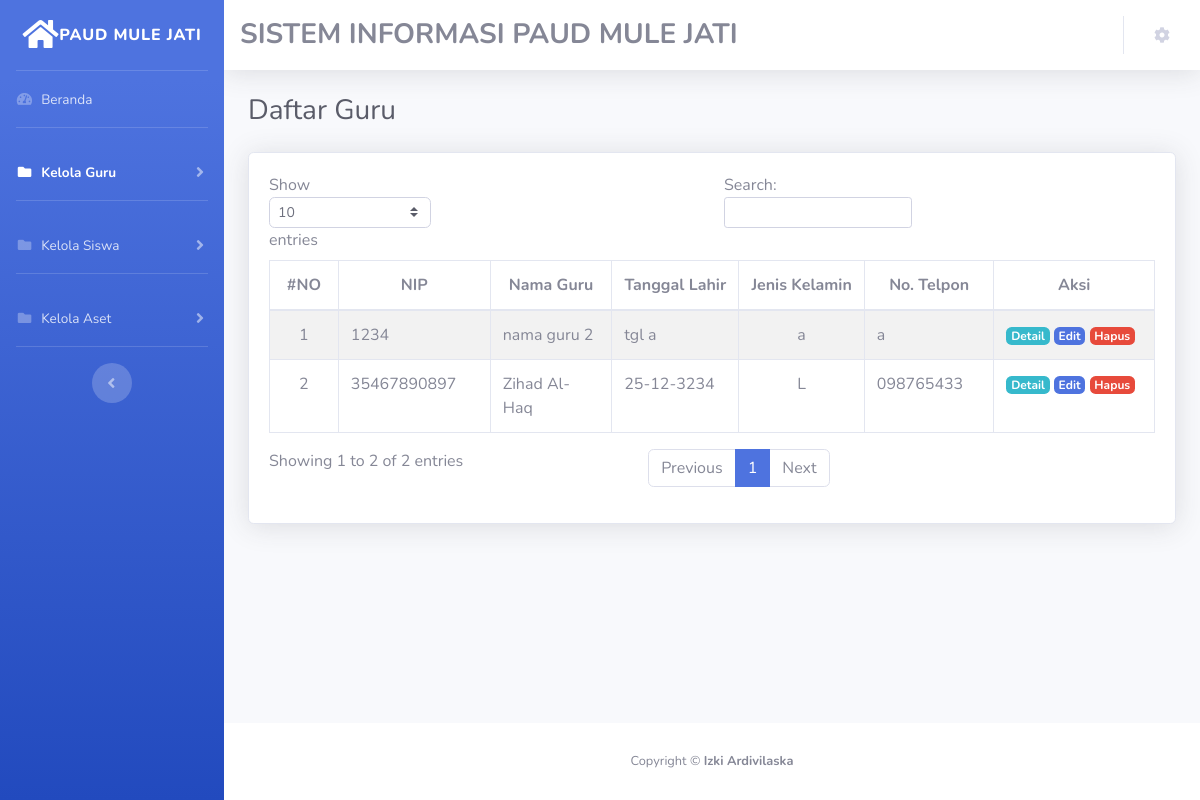
The page /index.php/admin/daftar_guru on the database its author committed.
### tables this page shows
CREATE TABLE `tb_guru` (
  `id_guru` int(11) NOT NULL,
  `nip_guru` varchar(25) NOT NULL,
  `nama_guru` varchar(255) NOT NULL,
  `tgl_guru` varchar(255) NOT NULL,
  `jk_guru` varchar(255) NOT NULL,
  `telp_guru` varchar(255) NOT NULL,
  `foto_guru` varchar(255) NOT NULL
);

### index.php (called while the page is built, shortened)
<?php
require_once BASEPATH.'core/CodeIgniter.php';

### application/models/M_read.php (called while the page is built, shortened)
<?php
class M_read extends CI_model {
    public function get_guru(){
      $sql='SELECT * FROM tb_guru ORDER BY id_guru ASC';
      return $query=$this->db->query($sql);
    }
}

### application/helpers/security_helper.php (called while the page is built, shortened)
<?php if (!defined("BASEPATH")) exit("No direct script access allowed");
 function encrypt_url($string) {
     $security       = parse_ini_file("security.ini");
     $secret_key     = $security["encryption_key"];
     $secret_iv      = $security["iv"];
     $encrypt_method = $security["encryption_mechanism"];
     $key    = hash("sha256", $secret_key);
     $iv     = substr(hash("sha256", $secret_iv), 0, 16);
     $result = openssl_encrypt($string, $encrypt_method, $key, 0, $iv);
     $output = base64_encode($result);
     return $output;
 }

### application/controllers/Admin.php (the view, shortened to what this page needs)
<?php
class Admin extends CI_Controller {
    public function daftar_guru(){
        $v_data['is_aktif'] = 'guru';
        $v_data['judul_daftar'] = 'Daftar Guru';
        $list_data = $this->M_read->get_guru();
        $v_data['isi_konten'] = '';
        $v_data['isi_konten'] .= '
            <table id="example" class="table table-striped table-bordered" style="width:100%">
                <thead>
                 <tr>
                    <th style="text-align: center;">#NO</th>
                    <th style="text-align: center;">NIP</th>
                    <th style="text-align: center;">Nama Guru</th>
                    <th style="text-align: center;">Tanggal Lahir</th>
                    <th style="text-align: center;">Jenis Kelamin</th>
                    <th style="text-align: center;">No. Telpon</th>
                    <th style="text-align: center;">Aksi</th>
                  </tr>
                </thead>
            <tbody>
        ';
        if($list_data->num_rows() > 0)
        {
            $index=1;
            foreach($list_data->result() as $row)
            {
                $v_data['isi_konten'] .= '
                    <tr>
                        <td style="text-align: center;">'. $index.'</td>
                        <td>'.$row->nip_guru.'</td>
                        <td>'.$row->nama_guru.'</td>
                        <td>'.$row->tgl_guru.'</td>
                        <td style="text-align: center;">'.$row->jk_guru.'</td>
                        <td>'.$row->telp_guru.'</td>
                        <td>
                            <a href="#" class="badge badge-info">Detail</a>
                            <a href="#" class="badge badge-primary">Edit</a>
                            <a href="javascript:;" class="badge badge-danger" onclick="button_hapus(\''."guru".'\', \''.encrypt_url($row->id_guru).'\')">Hapus</a >
                        </td>
                    </tr>
                ';
                $index++;
            }
        }
       $v_data['isi_konten']  .= '
            </tbody>
           </table>
       ';
        $this->load->view('templates/header');
        $this->load->view('templates/sidebar',$v_data);
        $this->load->view('templates/topbar');
        $this->load->view('daftar/daftar',$v_data);
        $this->load->view('templates/footer');
    }
}

### application/views/templates/header.php (shortened to what this page needs)
<!DOCTYPE html>
<html lang="en">
<head>
  <link href="<?= base_url('assets/'); ?>vendor/fontawesome-free/css/all.min.css" rel="stylesheet" type="text/css">
  <link href="<?= base_url('assets/'); ?>css/sb-admin-2.min.css" rel="stylesheet">
</head>
<body id="page-top">
  <div id="wrapper">

### application/views/templates/sidebar.php (shortened to what this page needs)
<ul class="navbar-nav bg-gradient-primary sidebar sidebar-dark accordion" id="accordionSidebar">
  <a class="sidebar-brand d-flex align-items-center justify-content-center" href="<?= base_url('admin'); ?>">
    <div class="sidebar-brand-icon">
      <i class="fas fa-home"></i>
    </div>
    <div class="sidebar-brand-text "> PAUD MULE JATI</div>
  </a>
  <hr class="sidebar-divider my-0">
  <li class="nav-item <?= ($is_aktif === 'beranda') ? 'active' : '' ?>">
    <a class="nav-link" href="<?= base_url('admin'); ?>">
      <i class="fas fa-fw fa-tachometer-alt"></i>
      <span>Beranda</span></a>
  </li>
  <hr class="sidebar-divider">
  <li class="nav-item <?= ($is_aktif === 'guru') ? 'active' : '' ?>">
    <a class="nav-link collapsed" href="#" data-toggle="collapse" data-target="#collapseTwo" aria-expanded="true" aria-controls="collapseTwo">
      <i class="fas fa-fw fa-folder"></i>
      <span>Kelola Guru </span>
    </a>
  </li>
  <hr class="sidebar-divider">
  <li class="nav-item <?= ($is_aktif === 'siswa') ? 'active' : '' ?>">
    <a class="nav-link collapsed" href="#" data-toggle="collapse" data-target="#collapse2" aria-expanded="true" aria-controls="collapseTwo">
      <i class="fas fa-fw fa-folder"></i>
      <span>Kelola Siswa </span>
    </a>
  </li>
<hr class="sidebar-divider">
  <li class="nav-item <?= ($is_aktif === 'aset') ? 'active' : '' ?>">
    <a class="nav-link collapsed" href="#" data-toggle="collapse" data-target="#collapse3" aria-expanded="true" aria-controls="collapseTwo">
      <i class="fas fa-fw fa-folder"></i>
      <span>Kelola Aset </span>
    </a>
  </li>
  <hr class="sidebar-divider d-none d-md-block">
  <div class="text-center d-none d-md-inline">
    <button class="rounded-circle border-0" id="sidebarToggle"></button>
  </div>
</ul>

### application/views/templates/topbar.php (shortened to what this page needs)
<div id="content-wrapper" class="d-flex flex-column">
  <div id="content">
    <nav class="navbar navbar-expand navbar-light bg-white topbar mb-4 static-top shadow">
      <h3 class="pt-2"><b>
       SISTEM INFORMASI PAUD MULE JATI
      </b></h3>
      <ul class="navbar-nav ml-auto">
        <li class="nav-item dropdown no-arrow">
          <a class="nav-link dropdown-toggle" href="#" id="userDropdown" role="button" data-toggle="dropdown" aria-haspopup="true" aria-expanded="false">
            <span class="fas fa-fw fa-cog"></span>
          </a>
        </li>
      </ul>
    </nav>

### application/views/daftar/daftar.php
  <div class="container-fluid">
    <div class="d-sm-flex align-items-center justify-content-between mb-4">
      <h1 class="h3 mb-0 text-gray-800"><?= $judul_daftar ?></h1>
    </div>
    <div class="card shadow mb-4">
      <div class="card-body">
        <div class="table-responsive">
        <div id="container">
          <?= $isi_konten ?>
        </div>
        </div>
      </div>
    </div>
  </div>
</div>

### application/views/templates/footer.php (shortened to what this page needs)
      <footer class="sticky-footer bg-white" style="">
        <div class="container my-auto">
          <div class="copyright text-center my-auto">
            <span>Copyright &copy; <b>Izki Ardivilaska</b></span>
          </div>
        </div>
      </footer>
    </div>
  </div>
</body>
</html>

### rows shown on the page
tb_guru: nip_guru "1234", nama_guru "nama guru 2", tgl_guru "tgl a", jk_guru "a", telp_guru "a"
tb_guru: nip_guru "35467890897", nama_guru "Zihad Al-Haq", tgl_guru "25-12-3234", jk_guru "L", telp_guru "098765433"

### other values the page prints
$judul_daftar "Daftar Guru"
